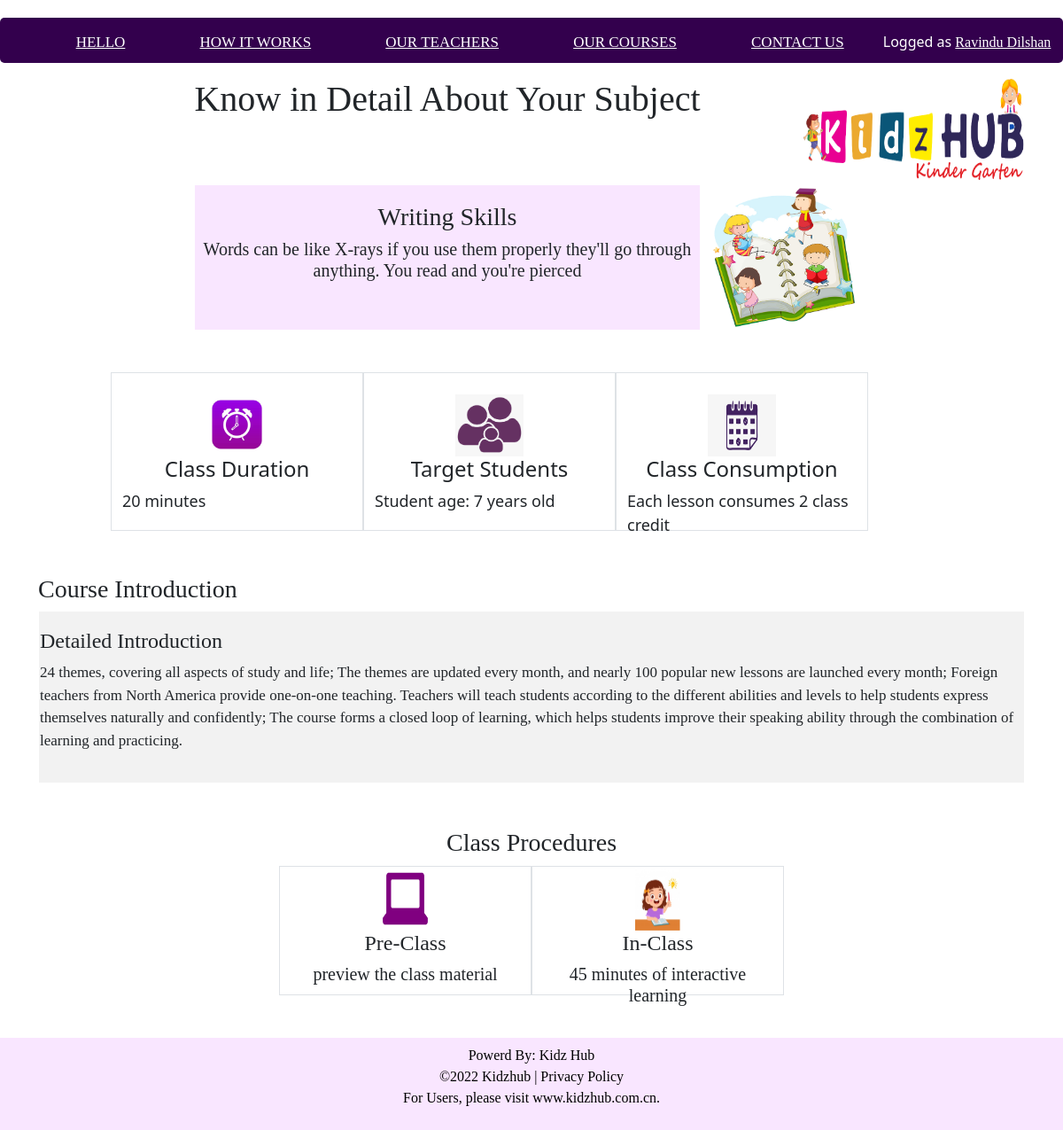
Screenshot of /course.php?course_id=6 (signed in) with the database file from the repository.
### tables this page shows
CREATE TABLE `courses` (
  `id` int(10) NOT NULL,
  `title` varchar(255) NOT NULL,
  `description` text NOT NULL,
  `class_duration` int(4) NOT NULL,
  `target_student_age` int(4) NOT NULL,
  `consumption` varchar(100) NOT NULL,
  `subject` varchar(150) NOT NULL,
  `grade` int(5) NOT NULL,
  `introduction` text NOT NULL,
  `image` varchar(255) NOT NULL
);

### course.php (the view, shortened to what this page needs)
<?php
    include "server/db.php";
    if (isset($_GET['course_id'])) {
        $course_id = $_GET['course_id'];
        $query = "SELECT * FROM courses WHERE id = $course_id";
        $result = mysqli_query($connection, $query);
        $row = mysqli_fetch_assoc($result);
        $description = $row['description'];
        $class_duration = $row['class_duration'];
        $target_student_age = $row['target_student_age'];
        $consumption = $row['consumption'];
        $introduction = $row['introduction'];
    }
?>
<!DOCTYPE html>
<html lang="en">
<head>
    <link href="https://cdn.jsdelivr.net/npm/bootstrap@5.2.0/dist/css/bootstrap.min.css" rel="stylesheet">
	<link rel="stylesheet" type="text/css" href="CSS/csss.css">
</head>
<body>
<header>
	<div class="wrapper">
    <?php include 'navbar.php'; ?>
	</div>
</header>
<div class="container">
<div class="row">
	<div class="col-10 border  border-white">
    <h1  style="text-align:center; font-family:Times New Roman">Know in Detail About Your Subject</h1>
	</div>
	<div class="col-2 border  border-white">
		<img src="images/logo.png" style="width:250px;height:120px;" class="img">
	</div>
</div>
</div>
<div class="container text-center">
    <div class="row">
        <div class="col-2 border  border-white">
        </div>
        <div class="col-6 " style ="background-color: #f9e6ff; padding:19px 1px 19px 1px; ">
            <h3 style="text-align:center; font-family:Times New Roman">Writing Skills</h3>
            <h6>
            <div class="desc" style="text-align:center; font-family:Times New Roman; font-size:20px">
                <?php echo $description; ?>
            </div>
            </h6>
            </div>
        <div class="col-2 border  border-white">
            <img src="images/subj.png"  style="width:100%; height:100%">
        </div>
</div>
</div> <br><br>
<div class="container">
<div class="row">
    <div class="col-1 text-center border  border-white"></div>
        <div class="col-3 text-center border  border #f2f2f2"><br>
            <img src="images/clk.jpeg" style="width:30%; height:40%">
            <h4>Class Duration</h4>
            <p style= "text-align:left; font-size: 18px;"><?php echo $class_duration; ?> minutes </p>
        </div>
        <div class="col-3 text-center border  border #f2f2f2"> <br>
            <img src="images/std.png" style="width:30%; height:40%">
            <h4> Target Students</h4>
            <p style= "text-align:left; font-size: 18px">Student age: <?php echo $target_student_age; ?> years old </p>
        </div>
        <div class="col-3 text-center border  border #f2f2f2"> <br>
        <img src="images/cln.jpg" style="width:30%; height:40%">
            <h4>Class Consumption</h4>
            <p style= "text-align:left; font-size: 18px"><?php echo $consumption; ?></p>
        </div>
        <div class="col-1 text-center border  border-white"></div>
</div>
</div> <br><br>
<div class="container">
<div class="row">
    <div class="col-12  border  border-white" style ="background-color: white">
        <h3 style ="background-color: white; font-family:Times New Roman">Course Introduction</h3>
        <div class="col-12  border  border-white " style ="background-color: #f2f2f2; padding:19px 1px 19px 1px; font-family:Times New Roman; font-size:17px ">
            <h4 style= "text-align:left; font-family:Times New Roman">Detailed Introduction </h4>
                <p>
                <?php echo $introduction; ?>
                </p>
        </div>
    </div>
</div>
</div> <br><br>
<div class="container">
<div class="row">
<div class="col-12 text-center  border  border-white" style ="background-color: white; font-family:Times New Roman"> <h3>Class Procedures </h3></div>
<div class="col-3"></div>
        <div class="col-3 text-center border  border-black " style =" font-family:Times New Roman; font-size:17px ">
            <img src="images/lap.png" style="width:20%; height:50%">
             <h4>Pre-Class</h4>
             <h5>preview the class material</h5>
        </div>
        <div class="col-3 text-center  border  border-black " style ="font-family:Times New Roman; font-size:17px ">
            <img src="images/std.jpeg" style="width:20%; height:50%">
            <h4>In-Class</h4>
             <h5>45 minutes of interactive learning </h5>
        </div>
</div>
</div>
<br><br>
<footer>
		<section class="footer pt-2 pb-2">
				<p>Powerd By: Kidz Hub <br>
				©2022 Kidzhub |
				Privacy Policy  <br>
				For Users, please visit www.kidzhub.com.cn.
				</p>
			</section>
</footer>
</body>
</html>

### CSS/csss.css (style rules this page uses)
* { margin: 0; padding: 0; }
.wrapper { margin: 0 auto; }
.img { float: right ; }
.footer { background-color: #f9e6ff; color: black; text-align: center; font-family: 'Times New Roman', Times, serif; font-size: 16px; padding-top: 5px; padding-bottom: 5px; }

### rows the page displays
courses: description "Words can be like X-rays if you use them properly they'll go through anything. You read and you're pierced", class_duration "20", target_student_age "7", consumption "Each lesson consumes 2 class credit", introduction "24 themes, covering all aspects of study and life; The themes are updated every month, and nearly 100 popular new lessons are launched every month; Foreign teachers from North America provide one-on-one teaching. Teachers will teach students according to the different abilities and levels to help students express themselves naturally and confidently; The course forms a closed loop of learning, which helps students improve their speaking ability through the combination of learning and practicing."

### other values shown
$_SESSION['name'] "Ravindu Dilshan"
